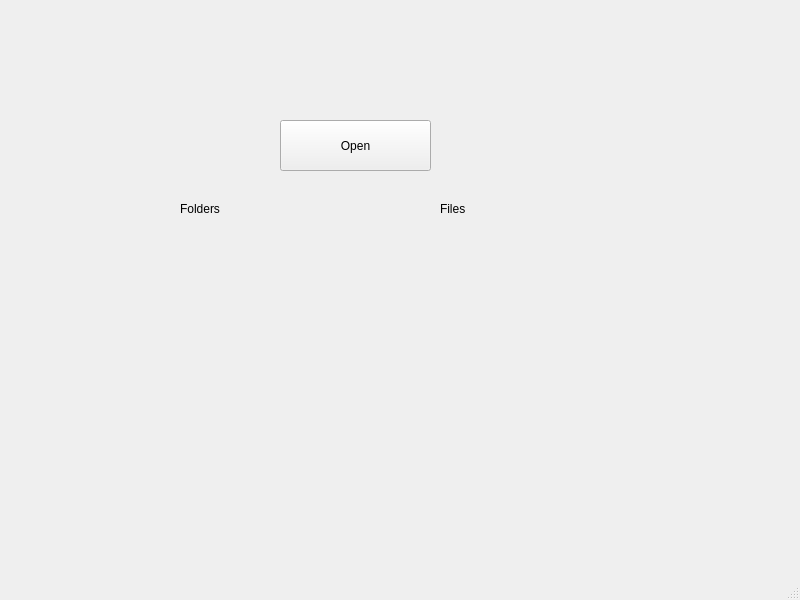
<?xml version="1.0" encoding="UTF-8"?>
<ui version="4.0">
 <class>MainWindow</class>
 <widget class="QMainWindow" name="MainWindow">
  <property name="geometry">
   <rect>
    <x>0</x>
    <y>0</y>
    <width>800</width>
    <height>600</height>
   </rect>
  </property>
  <property name="windowTitle">
   <string>MainWindow</string>
  </property>
  <widget class="QWidget" name="centralwidget">
   <widget class="QPushButton" name="pushButton">
    <property name="geometry">
     <rect>
      <x>280</x>
      <y>120</y>
      <width>151</width>
      <height>51</height>
     </rect>
    </property>
    <property name="text">
     <string>Open</string>
    </property>
    <property name="icon">
     <iconset theme="document-open"/>
    </property>
   </widget>
   <widget class="QLabel" name="label_2">
    <property name="geometry">
     <rect>
      <x>180</x>
      <y>200</y>
      <width>131</width>
      <height>17</height>
     </rect>
    </property>
    <property name="text">
     <string>Folders</string>
    </property>
   </widget>
   <widget class="QLabel" name="label_4">
    <property name="geometry">
     <rect>
      <x>440</x>
      <y>200</y>
      <width>141</width>
      <height>17</height>
     </rect>
    </property>
    <property name="text">
     <string>Files</string>
    </property>
   </widget>
  </widget>
  <widget class="QMenuBar" name="menubar">
   <property name="geometry">
    <rect>
     <x>0</x>
     <y>0</y>
     <width>800</width>
     <height>22</height>
    </rect>
   </property>
  </widget>
  <widget class="QStatusBar" name="statusbar"/>
 </widget>
 <resources/>
 <connections/>
</ui>
